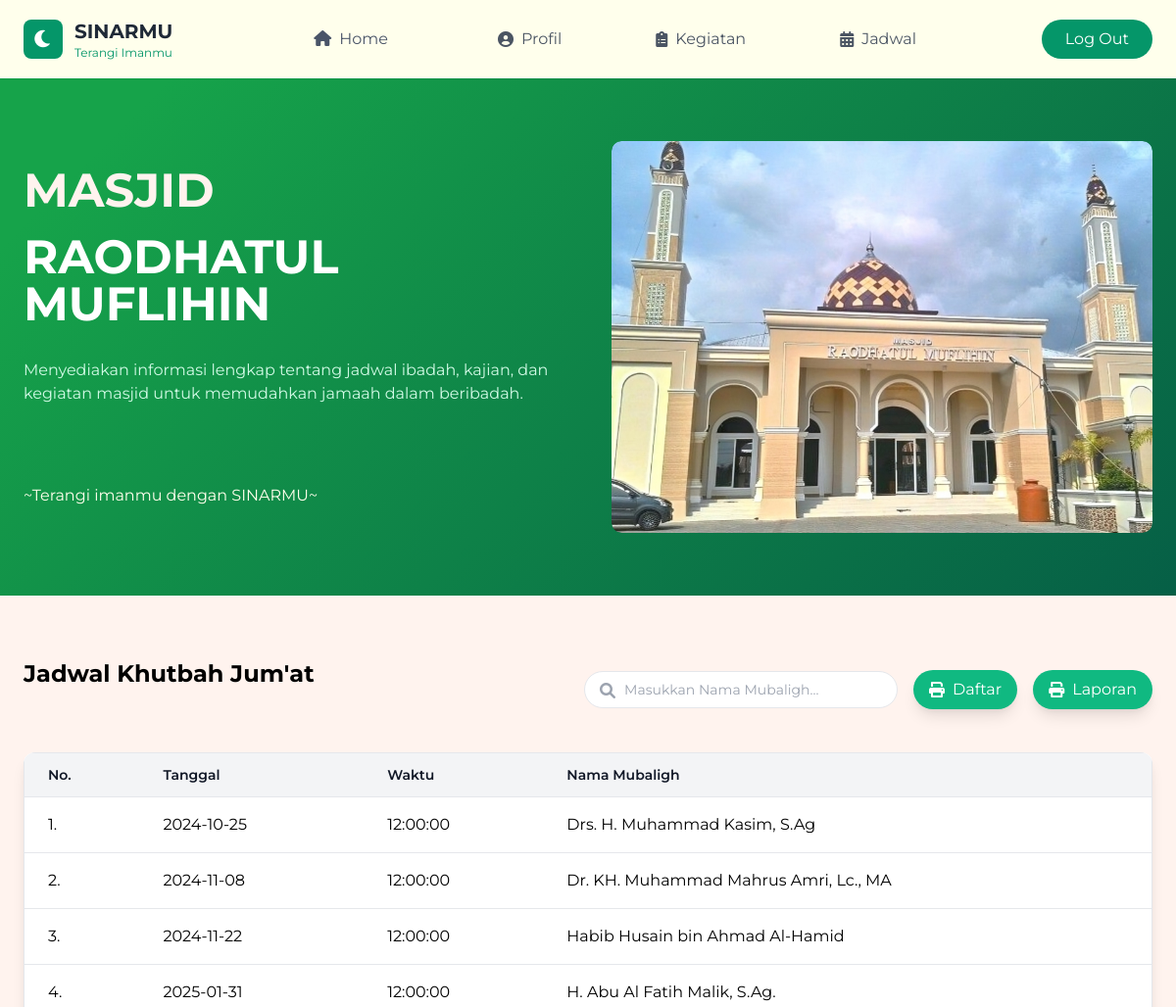
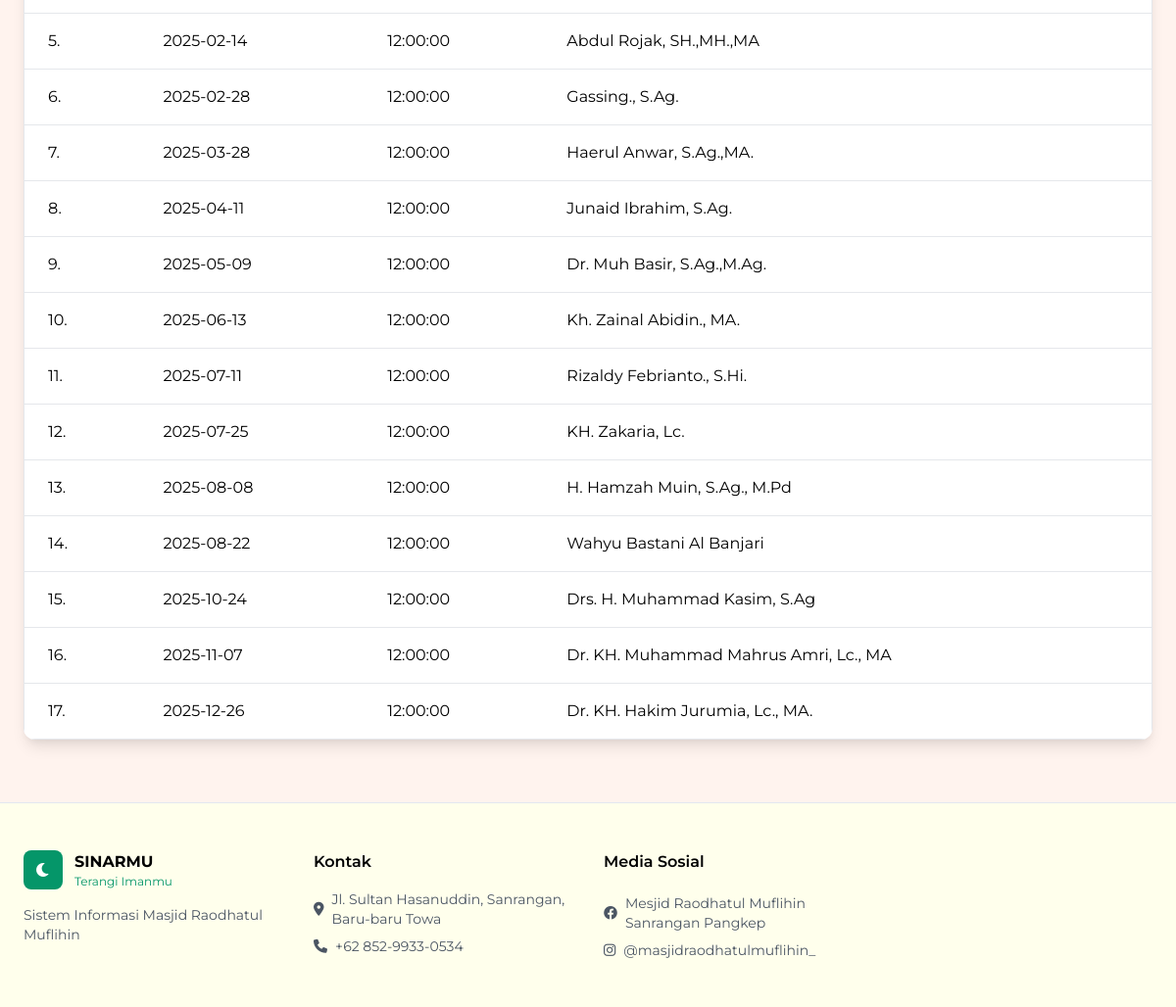
/khutbah_jumat_mubaligh.php (signed in), run on the app's committed database (2 pictures, top to bottom).
### tables this page shows
CREATE TABLE `kegiatan` (
  `id_kegiatan` int NOT NULL,
  `id_masjid` int NOT NULL,
  `kode_kegiatan` varchar(100) NOT NULL,
  `nama_kegiatan` varchar(100) NOT NULL,
  `deskripsi_kegiatan` varchar(255) DEFAULT NULL,
  `tempat_kegiatan` varchar(200) DEFAULT NULL,
  `waktu_kegiatan` time NOT NULL,
  `tanggal_kegiatan` date NOT NULL,
  `created_at` timestamp NULL DEFAULT CURRENT_TIMESTAMP,
  `updated_at` timestamp NULL DEFAULT CURRENT_TIMESTAMP ON UPDATE CURRENT_TIMESTAMP
);

CREATE TABLE `mubaligh` (
  `id_mubaligh` int NOT NULL,
  `id_akun` int NOT NULL,
  `id_masjid` int NOT NULL,
  `nama_mubaligh` varchar(100) NOT NULL,
  `alamat_mubaligh` varchar(200) DEFAULT NULL,
  `no_telepon_mubaligh` varchar(20) DEFAULT NULL,
  `created_at` timestamp NULL DEFAULT CURRENT_TIMESTAMP,
  `updated_at` timestamp NULL DEFAULT CURRENT_TIMESTAMP ON UPDATE CURRENT_TIMESTAMP
);

### khutbah_jumat_mubaligh.php (the view, shortened to what this page needs)
<?php
include 'koneksi.php';
$query = isset($_GET['query']) ? trim($_GET['query']) : '';
if (!empty($query)) {
    $stmt = $conn->prepare("SELECT k.tanggal_kegiatan, k.waktu_kegiatan, mu.nama_mubaligh
        FROM jadwal j
        INNER JOIN kegiatan k ON j.id_kegiatan = k.id_kegiatan
        INNER JOIN mubaligh mu ON j.id_mubaligh = mu.id_mubaligh
        WHERE j.kode_jadwal = 'JKJ' AND mu.nama_mubaligh LIKE ?
        ORDER BY k.tanggal_kegiatan ASC
    ");
    $search = "%$query%";
    $stmt->bind_param("s", $search);
} else {
    $stmt = $conn->prepare("SELECT k.tanggal_kegiatan, k.waktu_kegiatan, mu.nama_mubaligh
        FROM jadwal j
        INNER JOIN kegiatan k ON j.id_kegiatan = k.id_kegiatan
        INNER JOIN mubaligh mu ON j.id_mubaligh = mu.id_mubaligh
        WHERE j.kode_jadwal = 'JKJ'
        ORDER BY k.tanggal_kegiatan ASC
    ");
}
$stmt->execute();
$result = $stmt->get_result();
$data_jadwal = $result->num_rows > 0 ? $result->fetch_all(MYSQLI_ASSOC) : [];
?>
<!DOCTYPE html>
<html lang="id">
<head>
    <link href="https://cdnjs.cloudflare.com/ajax/libs/tailwindcss/2.2.19/tailwind.min.css" rel="stylesheet">
    <link href="https://cdnjs.cloudflare.com/ajax/libs/font-awesome/6.0.0/css/all.min.css" rel="stylesheet">
</head>
<body>
    <nav class="background shadow-sm sticky top-0 z-50">
        <div class="max-w-7xl mx-auto px-6">
            <div class="flex justify-between h-20 items-center">
                <div class="flex items-center gap-3">
                    <div class="w-10 h-10 bg-green-600 rounded-lg flex items-center justify-center">
                        <i class="fas fa-moon text-white text-xl"></i>
                    </div>
                    <div>
                        <h1 class="font-bold text-xl text-gray-800">SINARMU</h1>
                        <p class="text-xs text-green-600">Terangi Imanmu</p>
                    </div>
                </div>
                <div class="hidden md:flex items-center space-x-20">
                    <div class="relative">
                        <div id="Home" class="flex items-center text-gray-600 hover:text-green-600 px-2 py-1 cursor-pointer">
                            <a href="home.php">
                                <i class="fas fa-home mr-2"></i>Home
                            </a>
                        </div>
                    </div>
                    <div class="relative">
                        <div id="Profil" class="flex items-center text-gray-600 hover:text-green-600 px-2 py-1 cursor-pointer">
                            <i class="fas fa-user-circle mr-2"></i>Profil
                        </div>
                    </div>
                    <div class="relative">
                        <div id="Activity" class="flex items-center text-gray-600 hover:text-green-600 px-2 py-1 cursor-pointer">
                            <i class="fas fa-clipboard-list mr-2"></i>Kegiatan
                        </div>
                    </div>
                    <div class="relative">
                        <div id="Schedule" class="flex items-center text-gray-600 hover:text-green-600 px-2 py-1 cursor-pointer">
                            <i class="fas fa-calendar-alt mr-2"></i>Jadwal
                        </div>
                    </div>
                </div>
                <div class="flex items-center gap-4">
                    <a href="logout.php" class="bg-green-600 text-white px-6 py-2 rounded-full hover:bg-green-700 transition">Log Out</a>
                </div>
            </div>
        </div>
    </nav>
    <section class="hero-gradient py-16 text-white">
        <div class="max-w-7xl mx-auto px-6">
            <div class="grid grid-cols-1 md:grid-cols-2 gap-12 items-center">
                <div>
                    <h1 class="text-5xl font-bold mb-5" style="color: #fff3ee">MASJID</h1>
                    <h1 class="text-5xl font-bold mb-8">RAODHATUL MUFLIHIN</h1>
                    <p class="text-green-100 mb-20">Menyediakan informasi lengkap tentang jadwal ibadah, kajian, dan kegiatan masjid untuk memudahkan jamaah dalam beribadah.</p>
                    <h3 class="text-green-50" style="color: #FFFFEC">~Terangi imanmu dengan SINARMU~</h3>
                </div>
                <div class="relative w-full h-94 overflow-hidden">
                    <div class="swiper-container">
                        <div class="swiper-wrapper">
                            <div class="swiper-slide"><img src="/sisfo-masjid/image/masjid1.png" alt="Gambar 1" class="rounded-lg shadow-lg"></div>
                        </div>
                    </div>
                </div>
            </div>
        </div>
    </section>
    <section class="card py-16">
        <div class="max-w-7xl mx-auto px-6">
            <div class="flex justify-between items-center mb-8">
                <h2 class="text-2xl font-bold mb-8">Jadwal Khutbah Jum'at</h2>
                <div class="flex items-center gap-4">
                    <form action="" method="GET" class="relative">
                        <input type="search" name="query" placeholder="Masukkan Nama Mubaligh..."
                            class="w-80 pl-10 pr-10 py-2 rounded-full border border-gray-200 focus:outline-none focus:ring-2 focus:ring-green-500 text-sm"
                            id="search-input" autocomplete="off">
                        <i class="fas fa-search absolute left-4 top-3 text-gray-400"></i>
                    </form>
                    <a href="cetak_khutbah_jumat_public.php" class="text-white bg-green-500 hover:bg-green-600 flex items-center gap-2 rounded-full py-2 px-4 shadow-lg" title="Cetak Daftar Khutbah Jum'at">
                        <i class="fas fa-print"></i>
                        <span>Daftar</span>
                    </a>
                    <a href="laporan_jadwal_khutbah_jumat_tahunan_public.php" class="text-white bg-green-500 hover:bg-green-600 flex items-center gap-2 rounded-full py-2 px-4 shadow-lg" title="Cetak Laporan Khutbah Jum'at Tahunan">
                        <i class="fas fa-print"></i>
                        <span>Laporan</span>
                    </a>
                </div>
            </div>
        <div class="bg-white rounded-xl shadow-lg overflow-hidden mt-4">
            <table class="min-w-full bg-white border border-gray-200">
                <thead>
                    <tr>
                        <th class="py-3 px-6 bg-gray-100 font-semibold text-sm text-gray-900 border-b border-gray-200 text-left">No.</th>
                        <th class="py-3 px-6 bg-gray-100 font-semibold text-sm text-gray-900 border-b border-gray-200 text-left">Tanggal</th>
                        <th class="py-3 px-6 bg-gray-100 font-semibold text-sm text-gray-900 border-b border-gray-200 text-left">Waktu</th>
                        <th class="py-3 px-6 bg-gray-100 font-semibold text-sm text-gray-900 border-b border-gray-200 text-left">Nama Mubaligh</th>
                    </tr>
                </thead>
                <tbody>
                    <?php if (!empty($data_jadwal)): ?>
                        <?php foreach ($data_jadwal as $index => $jadwal): ?>
                            <tr class="hover:bg-gray-100">
                                <td class="py-4 px-6 border-b border-gray-200"><?= $index + 1; ?>.</td>
                                <td class="py-4 px-6 border-b border-gray-200"><?php echo htmlspecialchars($jadwal['tanggal_kegiatan'] ?? ''); ?></td>
                                <td class="py-4 px-6 border-b border-gray-200"><?php echo htmlspecialchars($jadwal['waktu_kegiatan'] ?? ''); ?></td>
                                <td class="py-4 px-6 border-b border-gray-200"><?php echo htmlspecialchars($jadwal['nama_mubaligh'] ?? ''); ?></td>
                            </tr>
                        <?php endforeach; ?>
                    <?php endif; ?>
                </tbody>
            </table>
        </div>
    </section>
    <footer class="background border-t">
            <div class="max-w-7xl mx-auto px-6 py-12">
                <div class="grid grid-cols-1 md:grid-cols-4 gap-8">
                    <div>
                        <div class="flex items-center gap-3 mb-4">
                            <div class="w-10 h-10 bg-green-600 rounded-lg flex items-center justify-center">
                                <i class="fas fa-moon text-white"></i>
                            </div>
                            <div>
                                <h4 class="font-bold">SINARMU</h4>
                                <p class="text-xs text-green-600">Terangi Imanmu</p>
                            </div>
                        </div>
                        <p class="text-gray-600 text-sm">Sistem Informasi Masjid Raodhatul Muflihin</p>
                    </div>
                    <div>
                        <h5 class="font-semibold mb-4">Kontak</h5>
                        <ul class="space-y-2 text-sm text-gray-600">
                            <li class="flex items-center gap-2">
                                <i class="fas fa-map-marker-alt"></i>
                                    <a href="https://www.google.co.id/maps/place/Masjid+Raodhatul+Muflihin/@-4.8570717,119.5683597,17z/data=!3m1!4b1!4m6!3m5!1s0x2dbe50384d5f9bdf:0x94d60c3d24cec5d!8m2!3d-4.8570717!4d119.5709346!16s%2Fg%2F11cjh_1107?entry=ttu&g_ep=EgoyMDI0MTAyNy4wIKXMDSoASAFQAw%3D%3D" class="hover:text-green-600">
                                        Jl. Sultan Hasanuddin, Sanrangan, Baru-baru Towa
                                    </a>
                            </li>
                            <li class="flex items-center gap-2">
                                <i class="fas fa-phone"></i>
                                    <a href="https://wa.me/6285299330534" class="hover:text-green-600">
                                        +62 852-9933-0534
                                    </a>
                            </li>
                        </ul>
                    </div>
                    <div>
                        <h5 class="font-semibold mb-5">Media Sosial</h5>
                        <ul class="space-y-2 text-sm text-gray-600">
                            <li class="flex items-center gap-2">
                                <i class="fab fa-facebook"></i>
                                    <a href="https://web.facebook.com/pages/Mesjid-Raodhatul-Muflihin-Sanrangan-Pangkep/2469976183028030" class="hover:text-green-600">
                                        Mesjid Raodhatul Muflihin Sanrangan Pangkep
                                    </a>
                            </li>
                            <li class="flex items-center gap-2">
                                <i class="fab fa-instagram"></i>
                                    <a href="https://www.instagram.com/masjidraodhatulmuflihin_/" class="hover:text-green-600">
                                        @masjidraodhatulmuflihin_
                                    </a>
                            </li>
                        </ul>
                    </div>
                </div>
            </div>
    </footer>
</body>
</html>

### khutbah_jumat_mubaligh.php (style rules this page uses)
body { font-family: 'Montserrat', sans-serif; background-color: #fff3ee; }
.hero-gradient { background: linear-gradient(135deg, #16a34a 10%, #065f46 100%); }
.card { background: #fff3ee; }
nav { background: #FFFFEC; position: sticky; top: 0; z-index: 50; }
nav a { color: #4a5568; padding: 0.5rem 1rem; border-radius: 0.5rem; }
footer { background-color: #FFFFEC; border-top: 1px solid #e2e8f0; }
.swiper-container { width: 100%; height: 400px; position: relative; overflow: hidden; border-radius: 10px; }
.swiper-wrapper { display: flex; transition: transform 0.5s ease-in-out; }
.swiper-slide { display: flex; justify-content: center; align-items: center; opacity: 0; transition: opacity 0.5s ease-in-out; position: absolute; width: 100%; height: 100%; border-radius: 10px; overflow: hidden; box-shadow: 0 4px 15px rgba(0, 0, 0, 0.2); }
.swiper-slide-active { opacity: 1; }

### data on the page
kegiatan: tanggal_kegiatan "2024-10-25", waktu_kegiatan "12:00:00", mubaligh.nama_mubaligh "Drs. H. Muhammad Kasim, S.Ag"
kegiatan: tanggal_kegiatan "2024-11-08", waktu_kegiatan "12:00:00", mubaligh.nama_mubaligh "Dr. KH. Muhammad Mahrus Amri, Lc., MA"
kegiatan: tanggal_kegiatan "2024-11-22", waktu_kegiatan "12:00:00", mubaligh.nama_mubaligh "Habib Husain bin Ahmad Al-Hamid"
kegiatan: tanggal_kegiatan "2025-01-31", waktu_kegiatan "12:00:00", mubaligh.nama_mubaligh "H. Abu Al Fatih Malik, S.Ag."
kegiatan: tanggal_kegiatan "2025-02-14", waktu_kegiatan "12:00:00", mubaligh.nama_mubaligh "Abdul Rojak, SH.,MH.,MA"
kegiatan: tanggal_kegiatan "2025-02-28", waktu_kegiatan "12:00:00", mubaligh.nama_mubaligh "Gassing., S.Ag."
kegiatan: tanggal_kegiatan "2025-03-28", waktu_kegiatan "12:00:00", mubaligh.nama_mubaligh "Haerul Anwar, S.Ag.,MA."
kegiatan: tanggal_kegiatan "2025-04-11", waktu_kegiatan "12:00:00", mubaligh.nama_mubaligh "Junaid Ibrahim, S.Ag."
kegiatan: tanggal_kegiatan "2025-05-09", waktu_kegiatan "12:00:00", mubaligh.nama_mubaligh "Dr. Muh Basir, S.Ag.,M.Ag."
kegiatan: tanggal_kegiatan "2025-06-13", waktu_kegiatan "12:00:00", mubaligh.nama_mubaligh "Kh. Zainal Abidin., MA."
kegiatan: tanggal_kegiatan "2025-07-11", waktu_kegiatan "12:00:00", mubaligh.nama_mubaligh "Rizaldy Febrianto., S.Hi."
kegiatan: tanggal_kegiatan "2025-07-25", waktu_kegiatan "12:00:00", mubaligh.nama_mubaligh "KH. Zakaria, Lc."
kegiatan: tanggal_kegiatan "2025-08-08", waktu_kegiatan "12:00:00", mubaligh.nama_mubaligh "H. Hamzah Muin, S.Ag., M.Pd"
kegiatan: tanggal_kegiatan "2025-08-22", waktu_kegiatan "12:00:00", mubaligh.nama_mubaligh "Wahyu Bastani Al Banjari"
kegiatan: tanggal_kegiatan "2025-10-24", waktu_kegiatan "12:00:00", mubaligh.nama_mubaligh "Drs. H. Muhammad Kasim, S.Ag"
kegiatan: tanggal_kegiatan "2025-11-07", waktu_kegiatan "12:00:00", mubaligh.nama_mubaligh "Dr. KH. Muhammad Mahrus Amri, Lc., MA"
kegiatan: tanggal_kegiatan "2025-12-26", waktu_kegiatan "12:00:00", mubaligh.nama_mubaligh "Dr. KH. Hakim Jurumia, Lc., MA."
